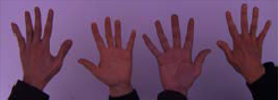
#> input picture white_patch/test_blue.png, 278 x 100 px, found by its file name
$ jupyter execute --allow-errors VC1-DESIA-00.ipynb
#> lines starting #> are read from the running program, lines starting #| are printed output that depends on the picture
## Visión por Computadora 1

## Trabajo Práctico N° 1

### Grupo

| Autores               | E-mail                    | Nº SIU  |
|---------------------- |---------------------------|---------|
| Braian Desía          | b.desia@hotmail.com       | a1804   |
| Juan José Cardinali   | juanchijc@gmail.com       | a1809   |

#### LIBRERÍAS

[cell 1]
import numpy as np
import matplotlib.pyplot as plt
import cv2 as cv

### PARTE 1:

1. Implementar el algoritmo de pasaje a coordenadas cromáticas para librarnos de las variaciones de contraste.

2. Implementar el algoritmo de White Patch para librarnos de las diferencias de color de iluminación.

3. Mostrar los resultados obtenidos y analizar las posibles fallas (si es que las hay) en el caso de White Patch.

[cell 2]
class img_pro():
    def __init__(self):
        self.img = None

    def read_img(self, img_path):
        self.img = cv.imread(img_path)

    def chromatic_coord(self):
        # Convierte la imagen a punto flotante
        img_float = self.img.astype(np.float32)

        # Normaliza canals
        norm_factor = np.sum(img_float, axis=2)

        # Avoid dividing by zero...
        norm_factor[norm_factor == 0] = 1

        img_norm = img_float / norm_factor[:, :, np.newaxis]

        # Re-escale image between [0, 255] using white-patch
        # # Calcula el factor de escala
        max_R = np.max(img_norm[:,:,2])
        max_G = np.max(img_norm[:,:,1])
        max_B = np.max(img_norm[:,:,0])

        # # Aplica el ajuste del balance de blancos (White Patch)
        img_norm[:,:,2] = (img_norm[:,:,2] / max_R) * 255
        img_norm[:,:,1] = (img_norm[:,:,1] / max_G) * 255
        img_norm[:,:,0] = (img_norm[:,:,0] / max_B) * 255

        # Convierte la imagen de vuelta a valores enteros
        img_chromatic = np.clip(img_norm, 0, 255).astype(np.uint8)

        return img_chromatic

    def white_patch(self):
        # Convierte la imagen a punto flotante
        img_float = self.img.astype(np.float32)

        # Calcula el factor de escala
        max_R = np.max(img_float[:,:,2])
        max_G = np.max(img_float[:,:,1])
        max_B = np.max(img_float[:,:,0])

        # Aplica el ajuste del balance de blancos (White Patch)
        img_float[:,:,2] = (img_float[:,:,2] / max_R) * 255
        img_float[:,:,1] = (img_float[:,:,1] / max_G) * 255
        img_float[:,:,0] = (img_float[:,:,0] / max_B) * 255

        # Convierte la imagen de vuelta a valores enteros
        img_white_patch = np.clip(img_float, 0, 255).astype(np.uint8)

        return img_white_patch

Aplicamos el algoritmo de coordenadas cromáticas:

[cell 3]
# Definimos la lista de archivos a leer
imgs_to_read = []
for i in range(3):
    imgs_to_read.append('coord_cromaticas/CoordCrom_'+str(i+1)+'.png')

#> (a cell that did not finish here is left out)

    img_chromatic = img.chromatic_coord()

    # # Muestro la imagen con matplotlib
    # fig, axes = plt.subplots(1, 2, figsize=(10, 4))

    # plt.sca(axes[0])  # Seleccionar el primer eje
    plt.figure()
    plt.imshow(img)
    plt.title("Original image")

    # plt.sca(axes[1])  # Seleccionar el primer eje
    plt.figure()
    plt.imshow(img_chromatic)
    plt.title("Chromatic image")

    plt.show()

Aplicamos el algoritmo de White Patch:

[cell 5]
imgs_to_read = ['test_blue.png',
                'test_green.png',
                'test_red',
                'wp_blue',
                'wp_green',
                'wp_green2',
                'wp_red',
                'wp_red2',
                ]

#> (a cell that did not finish here is left out)

#> call 2 of read_img, with img_path = 'test_blue.png'
#> in read_img, self.img is the input picture: shape (100, 278, 3); mean B, G, R 100.7, 69.5, 103
    img_whitepatch = img.white_patch()
#> in white_patch, `max_R = np.max(img_float[:,:,2])`: max_R = 165
#> in white_patch, `max_G = np.max(img_float[:,:,1])`: max_G = 138
#> in white_patch, `max_B = np.max(img_float[:,:,0])`: max_B = 200
#> in white_patch, `img_float[:,:,2] = (img_float[:,:,2] / max_R) * 255`:
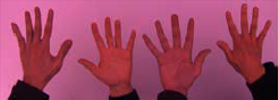
#> img_float: shape (100, 278, 3) float32; mean B, G, R 100.7, 69.5, 159.2
#> in white_patch, `img_float[:,:,1] = (img_float[:,:,1] / max_G) * 255`:
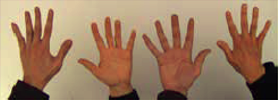
#> img_float: shape (100, 278, 3) float32; mean B, G, R 100.7, 128.4, 159.2
#> in white_patch, `img_float[:,:,0] = (img_float[:,:,0] / max_B) * 255`:
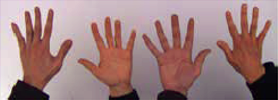
#> img_float: shape (100, 278, 3) float32; mean B, G, R 128.4, 128.4, 159.2

    # Muestro la imagen con matplotlib
    fig, axes = plt.subplots(1, 2, figsize=(10, 4))

    # plt.sca(axes[0])  # Seleccionar el primer eje
    plt.figure()
    plt.imshow(img)
    plt.title("Original image")

    # plt.sca(axes[1])  # Seleccionar el primer eje
    plt.figure()
    plt.imshow(img_whitepatch)
    plt.title("White Patch image")

    plt.show()

### PARTE 2:

1. Para las imágenes img1_tp.png' y img2_tp.png, leerlas con OpenCV en escala de grisas y visualizarlas.

2. Elija un número de bins que crea conveniente y grafique su histograma, compare los histogramas entre si. Explicar lo que se observa, si tuviera que entrenar un modelo de clasficicación/detección de imágenes, considera que puede ser de utilidad tomar como *feature* a los histogramas?

3. Para la imagen segmentacion.png, analice el histograma de los canales RGB. Segmente alguno de los elementos presentes en la imagen (agua, cielo, tierra) y muestre, aplicando máscaras, las regiones en imágenes separadas.

[cell 7]
imgs_to_read = ['img1_tp.png',
                'img2_tp.png',
                ]

[cell 8]
for img_file in imgs_to_read:
    img = cv.imread(img_file)
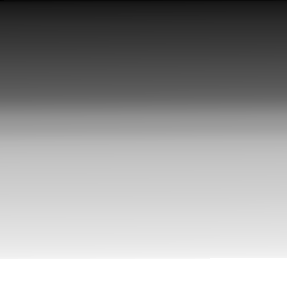
#> input picture img1_tp.png, 287 x 288 px
#> img is the input picture: shape (288, 287, 3); min 2, max 255, mean 154.8
    plt.imshow(img, cmap='gray')
    plt.show()

    hist, bins = np.histogram(img.ravel(), 256, [0, 256])
#> hist = 256 values, max 25200 at index 255, min 0 at index 0, mean 968.6; bins = 257 values from 0 to 256
    plt.plot(hist)
    plt.show()
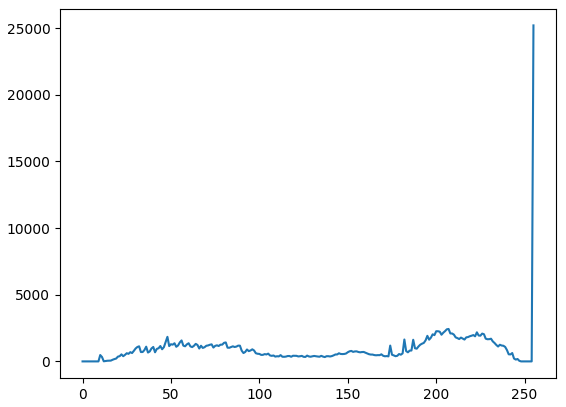
#> figure drawn by matplotlib, 1 panel; curve peaks at x = 255, y = 25200

#### SEGMENTACIÓN

[cell 9]
imgBGR = cv.imread('segmentacion.png')
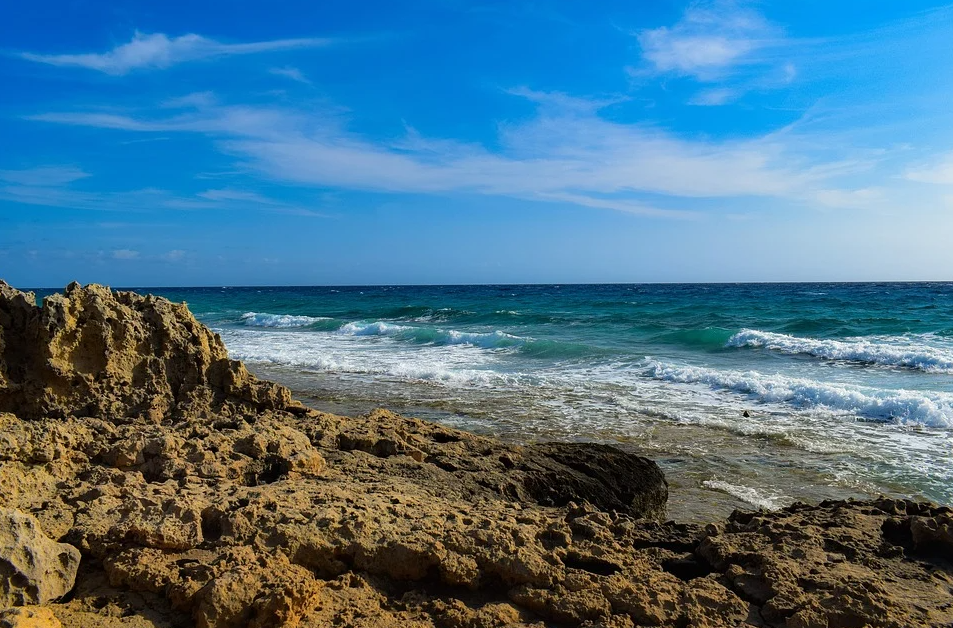
#> input picture segmentacion.png, 953 x 628 px
#> imgBGR is the input picture: shape (628, 953, 3); mean B, G, R 139, 116.4, 76.1

# Convertir la imagen a RGB
imgRGB = cv.cvtColor(imgBGR, cv.COLOR_BGR2RGB)
plt.figure()
plt.imshow(imgRGB)
plt.show()
